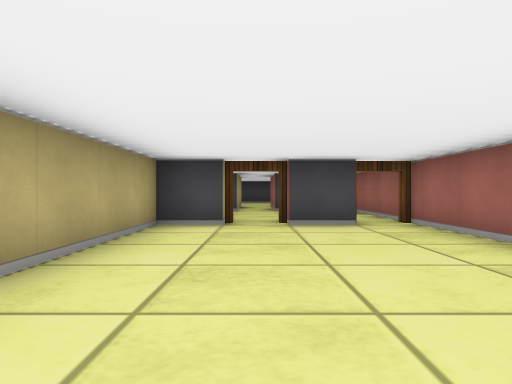
View 1 (above)

24 first-person views from a walk through a cub3D ray-caster map. The camera is about half as high as the walls, looks level and sees 70° across. The floor is counted in squares. Each view is taken from the middle of a square. On the plan, view 1 faces up. The plan holds only what a view shows up to about 9 squares ahead; the rest is blank.

View 2
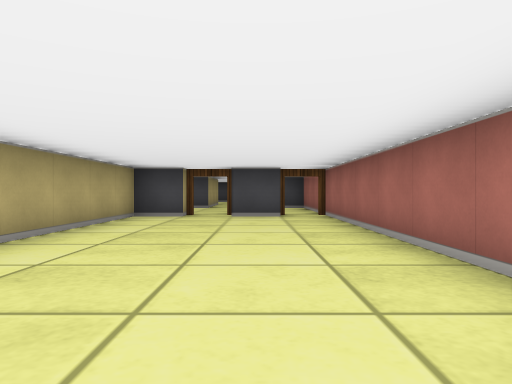

View 3
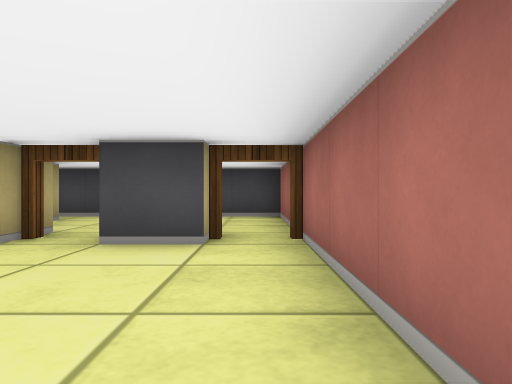

View 4
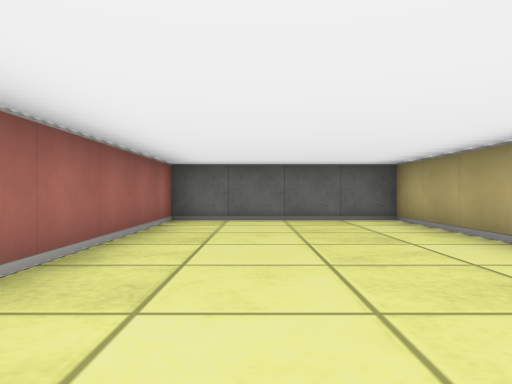

View 5
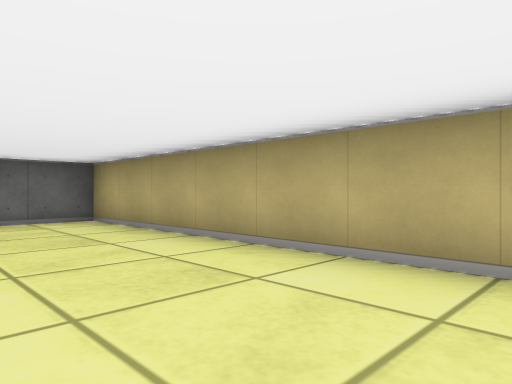

View 6
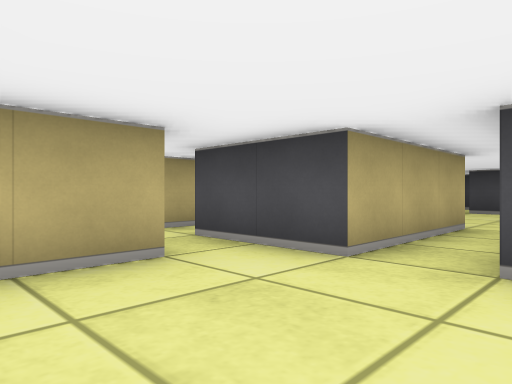

View 7
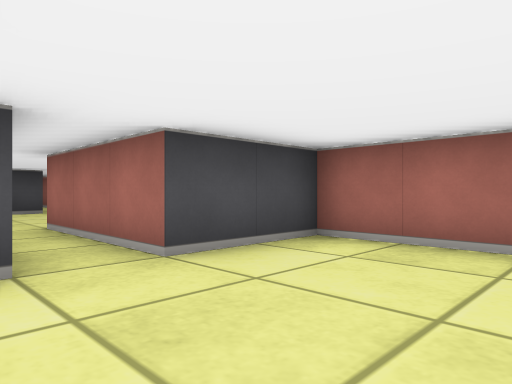

View 8
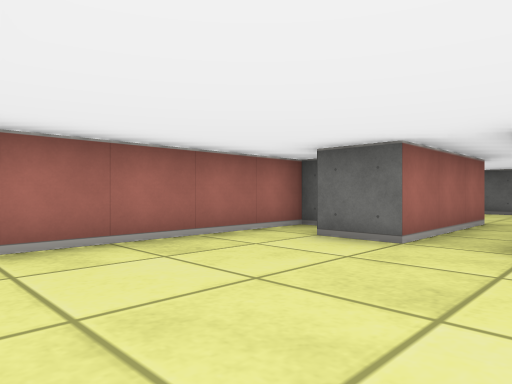

View 9
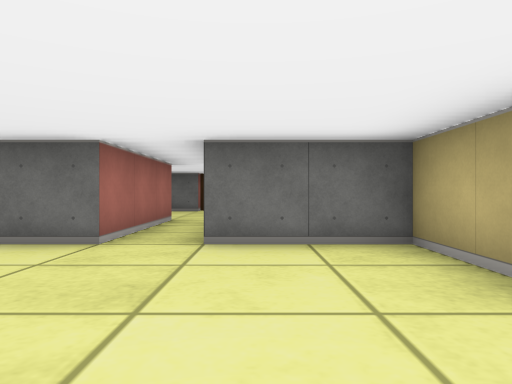

View 10
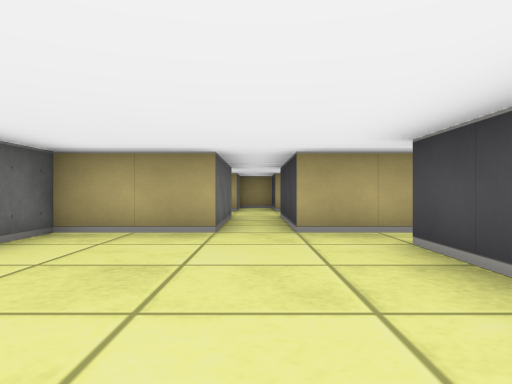

View 11
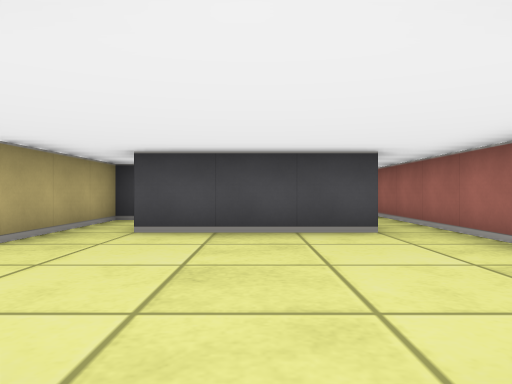

View 12
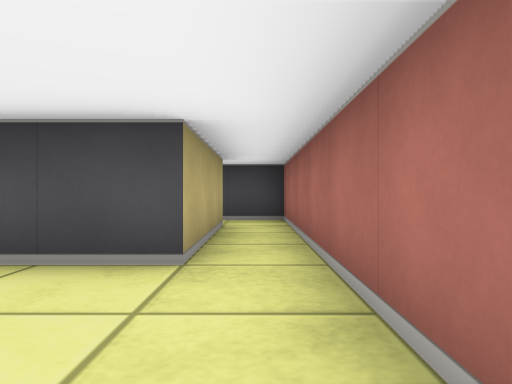

View 13
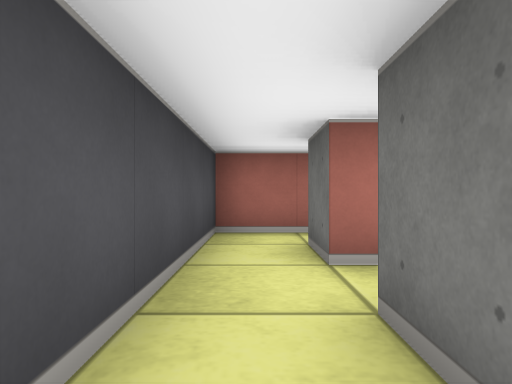

View 14
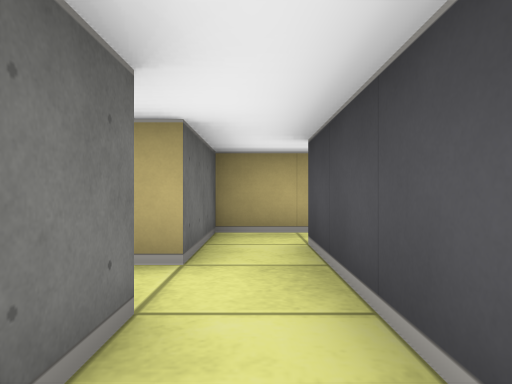

View 15
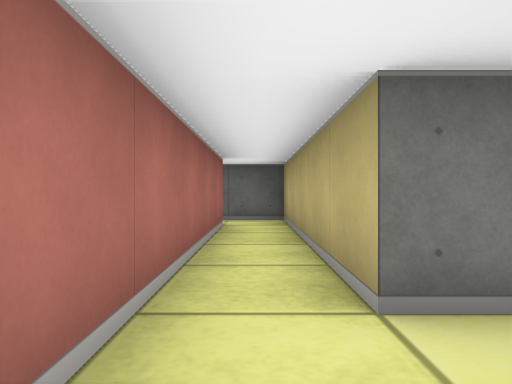

View 16
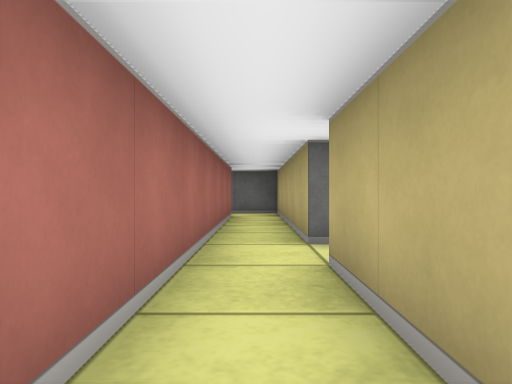

View 17
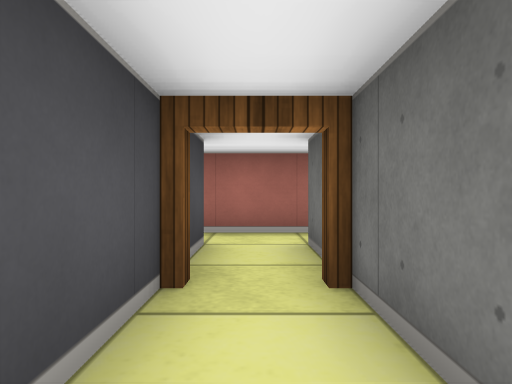

View 18
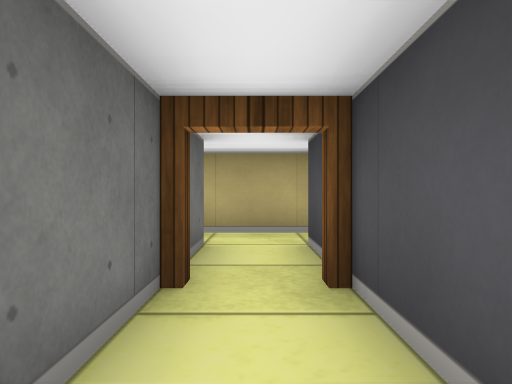

View 19
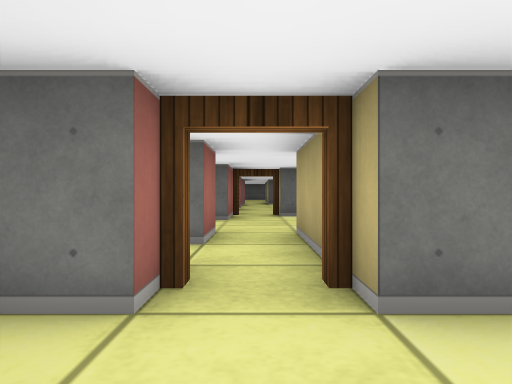

View 20
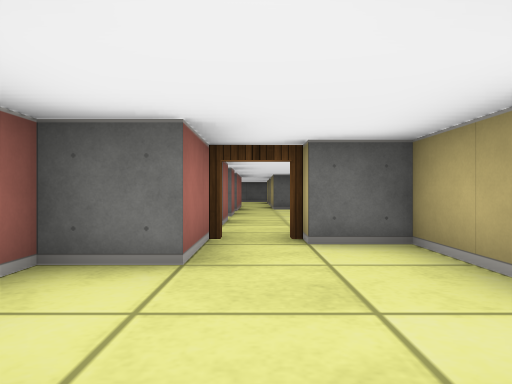

View 21
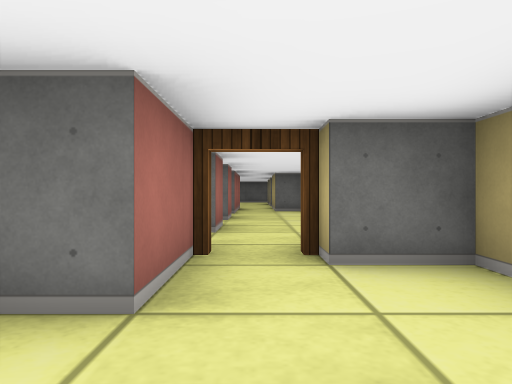

View 22
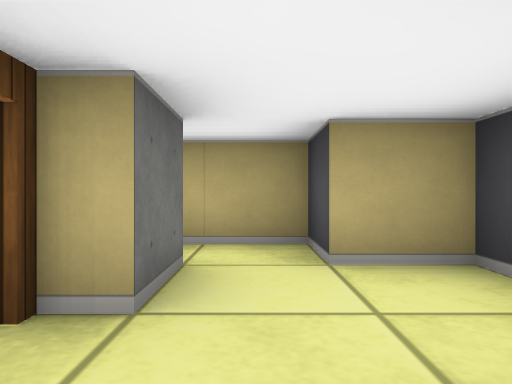

View 23
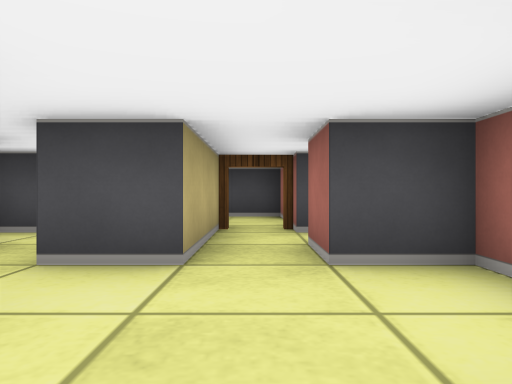

View 24
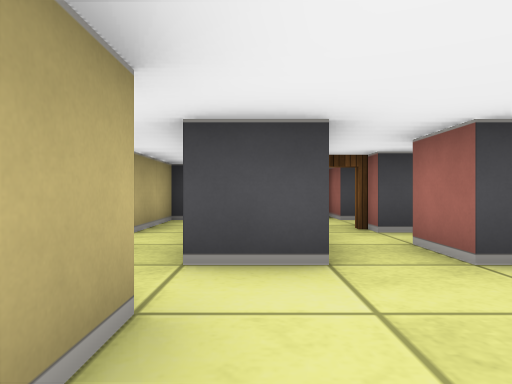

### Floor plan
Points are (right, up) in squares from view 1. A wall is a line through its corners. A room is listed if a view was taken in it or the views show most of it. See-through windows are left out.
Room 1 (views 1, 2, 3, 4, 5)
walls: (-0.5, 5.5) (-1.5, 5.5) (-1.5, -2.5) (2.5, -2.5) (2.5, 6); (1.5, 5.5) (0.5, 5.5)
ways out: open door at (0, 6) to room 2; open door at (2, 6) to room 2
Room 2 (views 6, 7)
walls: (-1.5, 8.5) (-1.5, 7.4); (-0.5, 9.5) (-2.5, 9.5); (0.6, 6.5) (1.2, 6.5); (2.5, 6) (2.5, 9.5) (0.5, 9.5)
ways out: open door at (0, 6) to room 1; open door at (2, 6) to room 1; opening at (0, 9) to room 3; opening at (-2, 9)
Room 3 (views 8, 9, 10, 11, 12, 14)
walls: (-2.5, 17.5) (-2.5, 15.5) (-5.5, 15.5); (2.5, 11.5) (2.5, 20.5) (0.5, 20.5); (0.5, 19.5) (1.5, 19.5) (1.5, 16.5) (-1.5, 16.5); (0.5, 9.5) (0.5, 12.5) (1.5, 12.5); (-5.6, 14.5) (-2.5, 14.5) (-2.5, 12.5) (-0.5, 12.5) (-0.5, 9.5)
ways out: opening at (0, 9) to room 2; opening at (1, 20) to room 7; opening at (-2, 17) to room 8; opening at (-5, 15)
Room 4 (views 13, 15, 16, 18)
walls: (-4, 24.5) (-2.5, 24.5) (-2.5, 19.5) (-1.5, 19.5); (-2.5, 27.4) (-2.5, 25.5) (-4, 25.5); (-1.5, 20.5) (-1.5, 27.4)
ways out: open door at (-4, 25) to room 5; opening at (-1, 20) to room 7
Room 5 (views 17, 20, 21, 23, 24)
walls: (-7.5, 22.5) (-7.5, 20.5) (-6.5, 20.5); (-5.5, 19.9) (-5.5, 21.5) (-4.5, 21.5) (-4.5, 23.5) (-5.5, 23.5) (-5.5, 24.5) (-4, 24.5); (-4, 25.5) (-5.5, 25.5); (-6.5, 26.5) (-6.5, 23.5) (-7.5, 23.5)
ways out: open door at (-4, 25) to room 4; open door at (-6, 26) to room 6; opening at (-8, 23); open door at (-6, 20)
Room 6 (views 19, 22)
walls: (-7.5, 26.5) (-6.5, 26.5); (-5.5, 26.5) (-4.9, 26.5); (-5.5, 27.5) (-5.5, 28.5) (-7.5, 28.5) (-7.5, 27.5) (-8.5, 27.5) (-8.5, 26.5)
ways out: open door at (-6, 26) to room 5; opening at (-8, 27)
Room 7 (no view inside)
walls: (0.5, 20.5) (-1.5, 20.5); (-1.5, 19.5) (-0.5, 19.5)
ways out: opening at (1, 20) to room 3; opening at (-1, 20) to room 4; opening at (0, 19)
Room 8 (no view inside)
walls: (-2.5, 18.5) (-2.5, 17.5)
ways out: opening at (-2, 17) to room 3

Where each view was taken, in squares from view 1:
view 1: 0 up, 0 right, facing up
view 2: 2 down, 1 right, facing up
view 3: 2 up, 2 right, facing up
view 4: 4 up, 1 right, facing down
view 5: 4 up, 1 right, facing down-left
view 6: 7 up, 1 right, facing up-left
view 7: 7 up, 1 left, facing up-right
view 8: 16 up, 1 left, facing down-right
view 9: 16 up, 1 left, facing down
view 10: 15 up, 2 right, facing left
view 11: 12 up, 0 right, facing up
view 12: 14 up, 2 right, facing up
view 13: 20 up, 2 left, facing right
view 14: 20 up, 2 right, facing left
view 15: 26 up, 2 left, facing down
view 16: 28 up, 2 left, facing down
view 17: 25 up, 6 left, facing right
view 18: 25 up, 2 left, facing left
view 19: 28 up, 6 left, facing down
view 20: 24 up, 6 left, facing down
view 21: 23 up, 6 left, facing down
view 22: 27 up, 5 left, facing left
view 23: 21 up, 6 left, facing up
view 24: 21 up, 7 left, facing up
